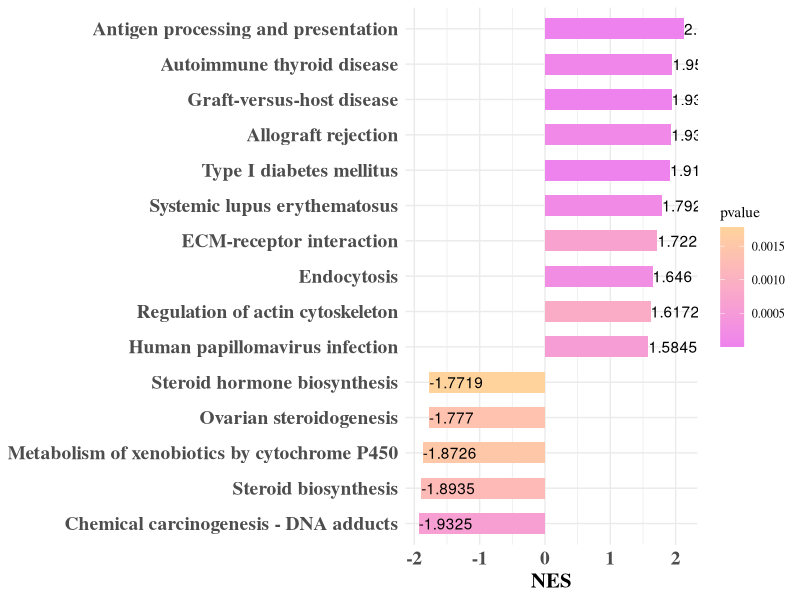

The R source for this figure:
library(ggplot2)
df = read.table("./KEGG_GSEA_barplot.txt", header=T, sep="\t")
df$NES = round(df$NES, 4)
ggplot(df, aes(x=NES, y=reorder(Description, NES), fill=pvalue))+
geom_bar(stat='identity', width=0.6)+
scale_fill_gradient(low="#EE82EE", high="#FFD39B")+
theme_minimal()+geom_text(aes(label=NES), hjust=0)+
theme(text=element_text(family="Times"), axis.text.x=element_text(face="bold", size=14), axis.text.y=element_text(face="bold", size=14), axis.title.y=element_blank(), axis.title.x=element_text(face="bold", size=15))



